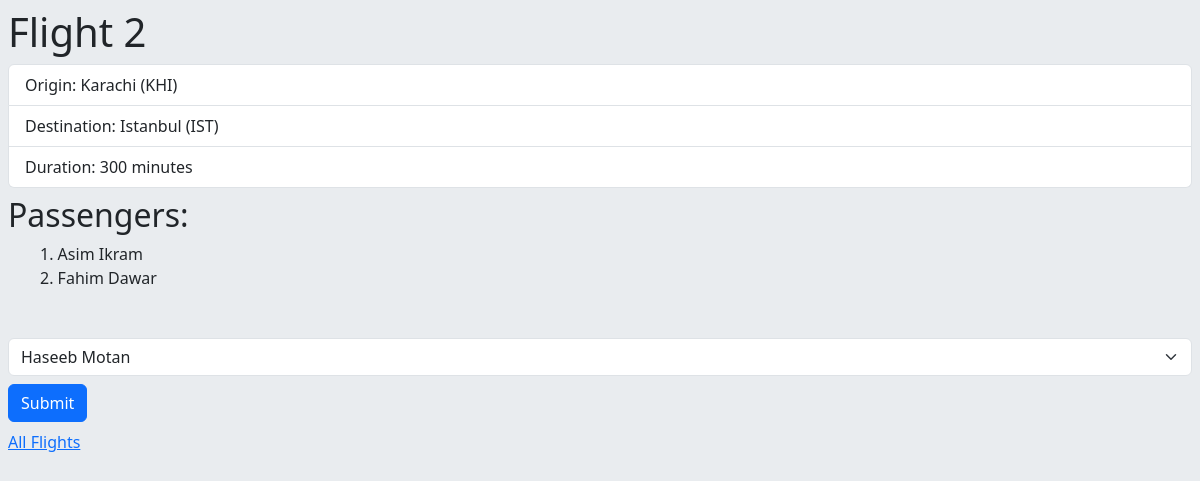
Page /flights/2 on the committed database.
### flights/models.py (models this page shows, shortened)
class Flight(models.Model):
    origin = models.ForeignKey(
        Airport, on_delete=models.CASCADE, related_name="departures"
    )
    destination = models.ForeignKey(
        Airport, on_delete=models.CASCADE, related_name="arrivals"
    )
    duration = models.IntegerField()

class Airport(models.Model):
    code = models.CharField(max_length=3)
    city = models.CharField(max_length=64)
    def __str__(self):
        return f"{self.city} ({self.code})"

class Passenger(models.Model):
    first = models.CharField(max_length=64)
    last = models.CharField(max_length=64)
    flights = models.ManyToManyField(Flight, blank=True, related_name="passengers")
    def __str__(self):
        return f"{self.first} {self.last}"

### flights/views.py (the view)
# urls.py: path("<int:flight_id>", views.flight, name="flight"),
def flight(request, flight_id):
    flight = Flight.objects.get(id=flight_id)
    passengers = flight.passengers.all()
    non_passengers = Passenger.objects.exclude(flights=flight).all()
    return render(
        request,
        "flight.html",
        {"flight": flight, "passengers": passengers, "non_passengers": non_passengers},
    )

### flights/templates/flight.html (shortened to what this page needs)
{% extends "layout.html" %} {% block body %}
<h1 class="m-2">Flight {{ flight.id }}</h1>
<ul class="m-2 list-group">
  <li class="list-group-item">Origin: {{ flight.origin }}</li>
  <li class="list-group-item">Destination: {{ flight.destination }}</li>
  <li class="list-group-item">Duration: {{ flight.duration }} minutes</li>
</ul>
<h2 class="m-2">Passengers:</h2>
<ul class="m-2 mb-5 list-group-numbered">
  {% for passenger in passengers %}
  <li class="list-group-item">{{ passenger }}</li>
  {% empty %}
  <li class="list-group-item">No Passengers.</li>
  {% endfor %}
</ul>
<form class="m-2" action="{% url 'book' flight.id %}" method="post">
  <select class="form-select" name="passenger" id="">
    {% for passenger in non_passengers %}
    <option value="{{ passenger.id }}">{{ passenger }}</option>
    {% endfor %}
  </select>
  <input class="mt-2 btn btn-primary" type="submit" />
</form>
<a class="m-2" href="{% url 'index' %}">All Flights</a>
{% endblock %}

### rows in the picture
Flight: id "2", origin "Karachi (KHI)", destination "Istanbul (IST)", duration "300"
Passenger: first+last "Asim Ikram"
Passenger: first+last "Fahim Dawar"

### other values in the picture
form field passenger "Haseeb Motan"
